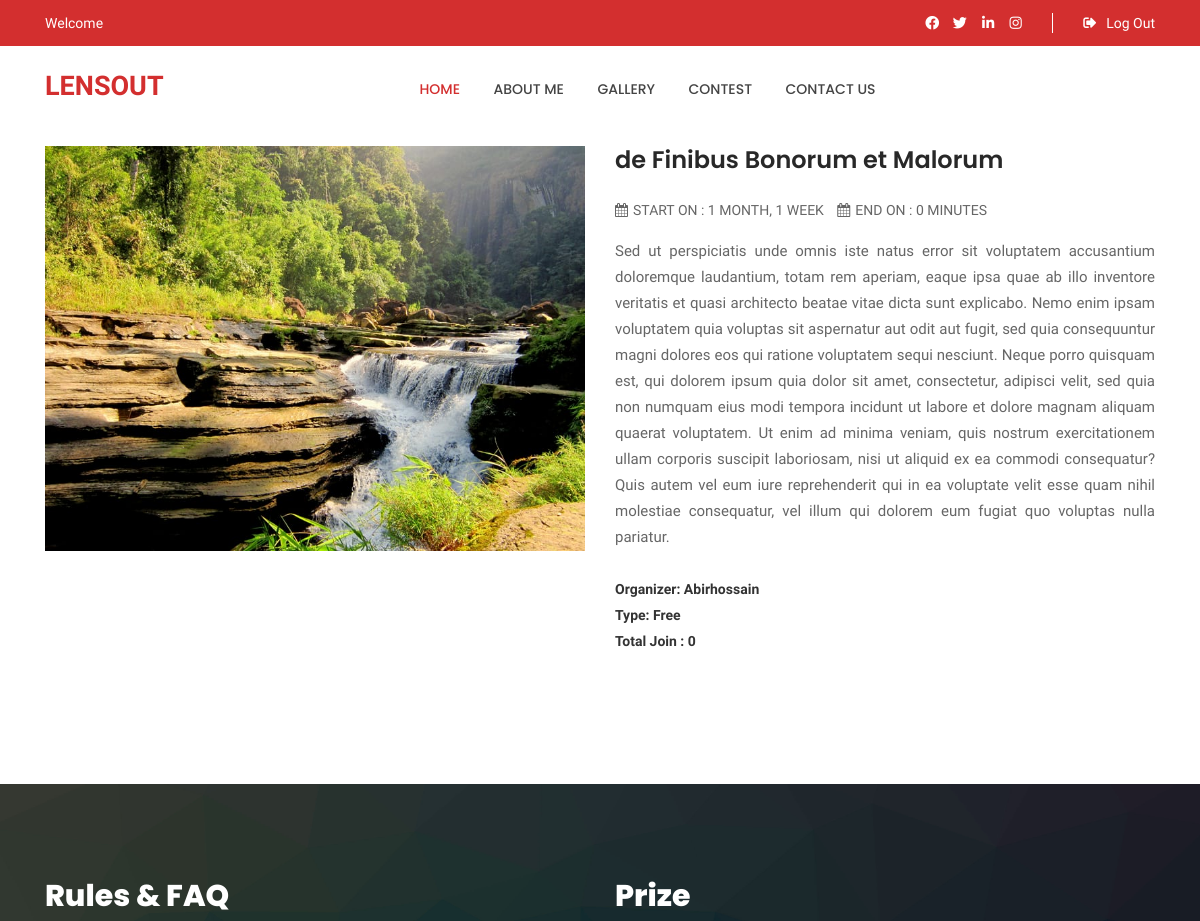
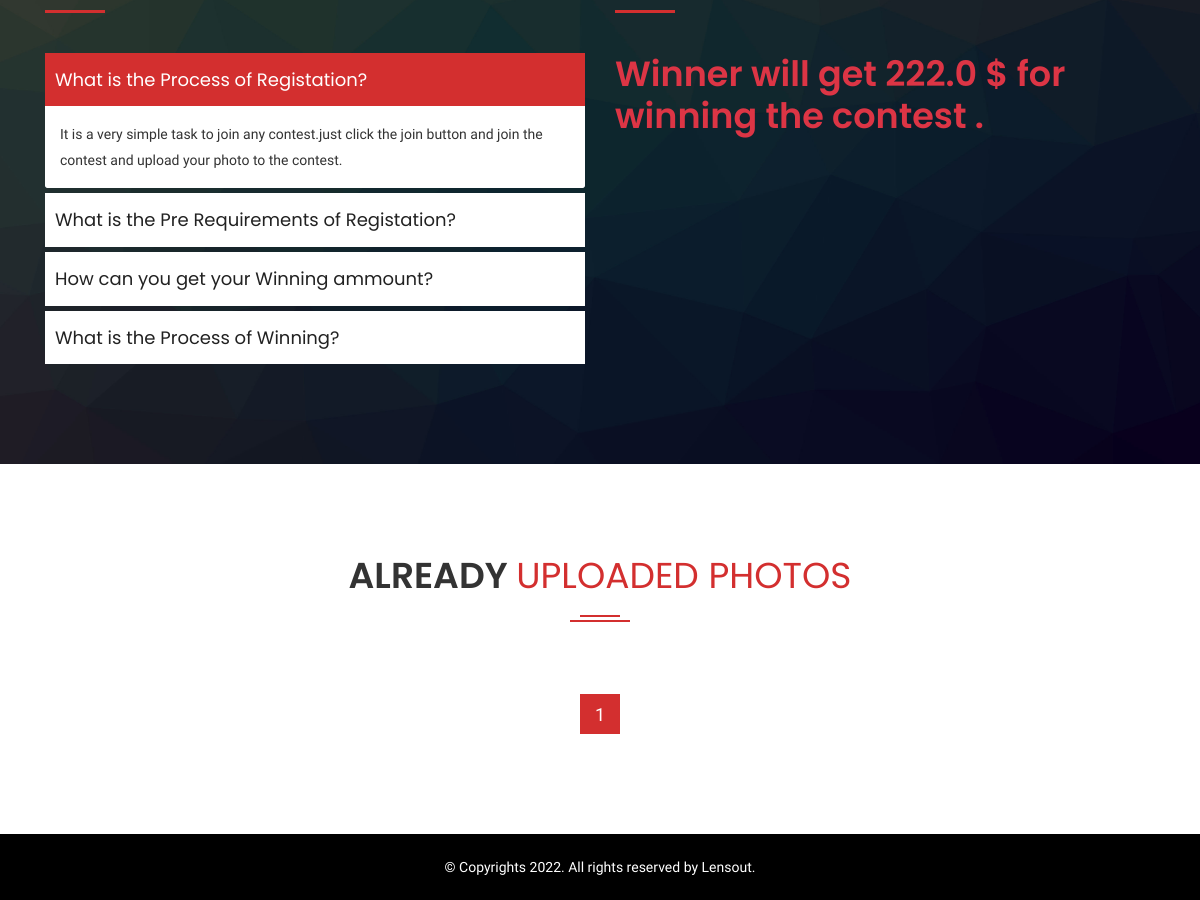
Page /accounts/view-contest/5 (signed in) on the earlier database version (2 pictures, top to bottom).
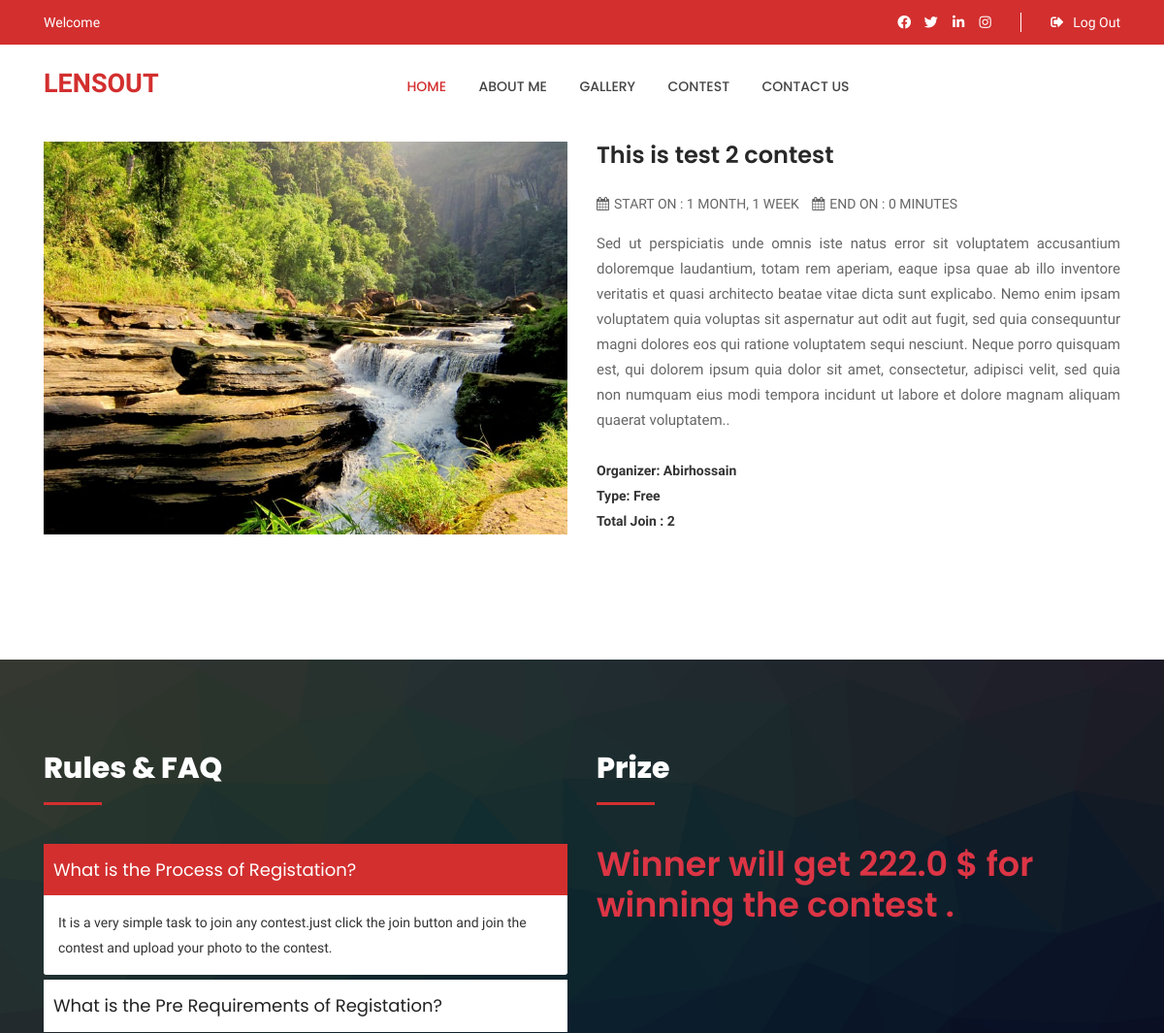
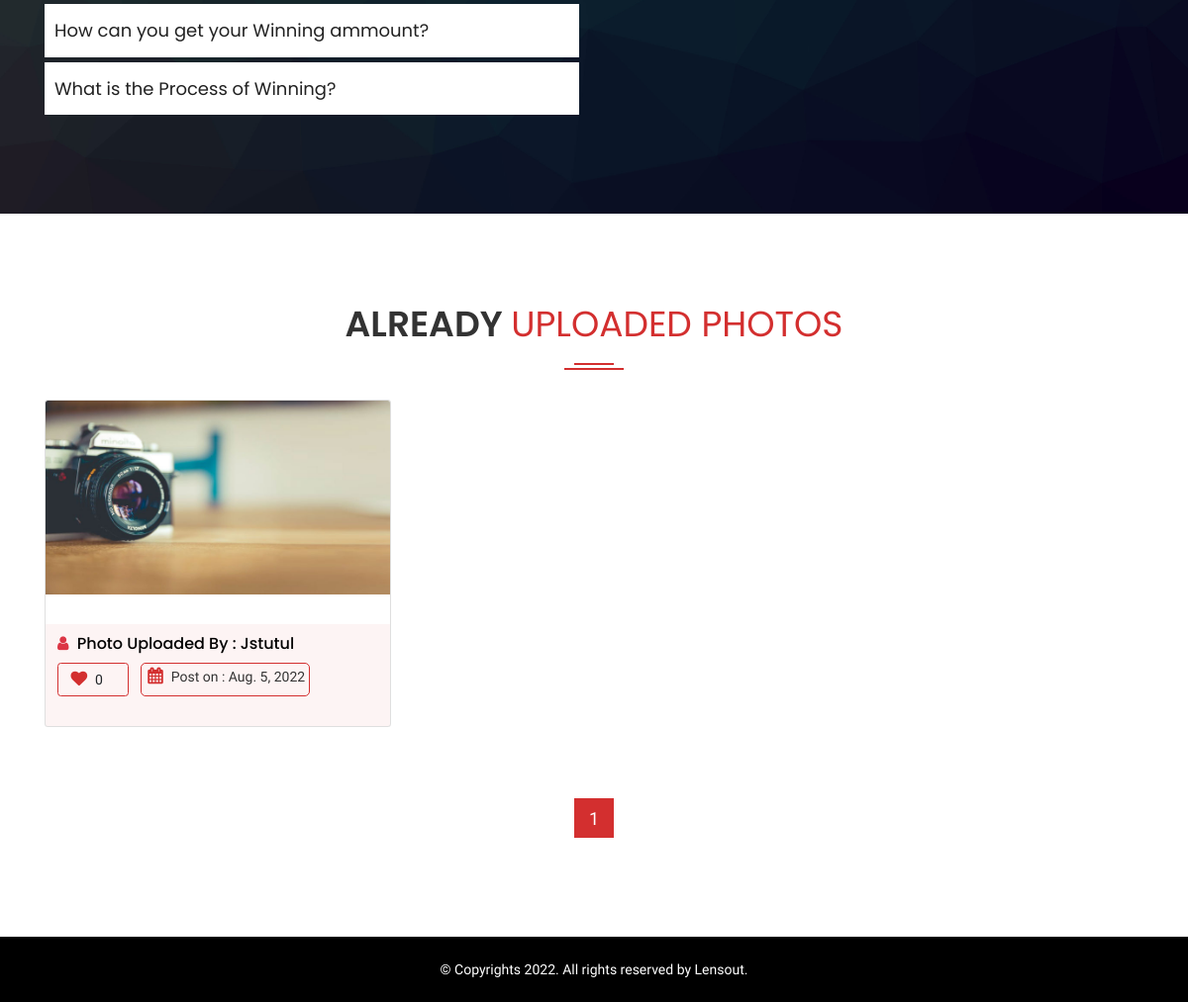
Same page on the later database version (2 pictures, top to bottom).
### users/models.py (models this page shows, shortened)
class Contest(models.Model):
    title = models.CharField(max_length=100, blank=False)
    type=models.CharField(choices=CONTEST_TYPE,max_length=20,blank=False)
    details = models.TextField(max_length=800, blank=False)
    post_by = models.ForeignKey(User, blank=False, on_delete=models.CASCADE)
    demo_pic = models.ImageField(upload_to="Contest/", blank=False, default="2.jpg")
    start_on = models.DateField(auto_now=False, auto_now_add=False)
    start_time = models.TimeField(auto_now=False, auto_now_add=False)
    end_on = models.DateField(auto_now=False, auto_now_add=False)
    end_time = models.TimeField(auto_now=False, auto_now_add=False)
    winner_ammount = models.FloatField(blank=False)
    joined = models.ManyToManyField(User, blank=True, related_name="joined")
    contest_attends = models.ManyToManyField(ContestMaterial, blank=True)
    winner = models.ManyToManyField(User, blank=True, related_name="winner")

class ContestMaterial(models.Model):
    author = models.ForeignKey(User, on_delete=models.CASCADE)
    photo = models.ImageField(upload_to="ContestMaterial/", blank=False)
    post_on = models.DateField(auto_now=True, auto_now_add=False)
    love = models.ManyToManyField(User, blank=True, related_name="love")

### users/views.py (the view)
# urls.py: path('view-contest/<int:id>',views.ViewContest,name="viewcontest"),
@login_required(login_url='login')
def ViewContest(request, id):
    contest = get_object_or_404(Contest, id=id)
    is_joined = False
    is_upload = False
    if contest.joined.filter(id=request.user.id).exists():
        is_joined = True
    for f in Contest.objects.filter(id=id):
        t = f.contest_attends.all()
    paginator = Paginator(t, 9)
    page = request.GET.get('page')
    t = paginator.get_page(page)
    is_view = False
    if contest.contest_attends.filter(author=request.user).exists():
        is_view = True
    if contest.contest_attends.filter(author=request.user).exists():
        is_upload = True
    is_win = False
    winner = contest.winner.all()
    win = ''
    for i in winner:
        win = i
    if winner:
        is_win = True
    context = {
        'contest': contest,
        'is_joined': is_joined,
        'contester': t,
        'is_view': is_view,
        'is_upload': is_upload,
        'winner': win,
        'is_win': is_win,
    }
    return render(request, 'single-contest1.html', context)

### templates/single-contest1.html (shortened to what the changed rows need)
{% extends 'base.html' %}
{% load static %}
{% block content %}
        <div class="home-about-photo-contest-area pt-100 pb-100">
            <div class="container">
                <div class="row full-photocontest-area">
					<div class="col-lg-6 col-md-12 col-sm-12 mb-md-30">
						<div class="single-section">
							<div class="section-img">
								<img src="{{contest.demo_pic.url}}" alt="single Images" />
							</div>
						</div>
					</div>
					<div class="col-lg-6 col-md-12 col-sm-12">
						<h3 class="headding-title">{{ contest.title }}</h3>
						<ul id="meta-text">
							<li class="date"><i class="fa fa-calendar"></i>Start on : {{ contest.start_on | timesince }}</li>
							<li class="date"><i class="fa fa-calendar" aria-hidden="true"></i>End On : {{ contest.end_on | timeuntil }}</li>
						</ul>
						<p class="des" style="text-align: justify;">{{ contest.details }}. </p>
						<div class="join-details">
							<p class="font-weight-bold">Organizer: {{ contest.post_by.username |capfirst }} </p>
							<p class="font-weight-bold">Type: {{ contest.type |capfirst }} </p>
							<p class="font-weight-bold">Total Join : {{ contest.joined.count }}</p>
						</div>
					</div>
				</div>
            </div>
        </div>
        <div class="home-faq-area">
            <div class="container">
                <div class="row">
                    <div class="col-lg-6 col-md-12 mb-md-30">
                        <div class="faq-area">
                            <h2>Rules & FAQ </h2>
                        </div>
                    </div>
                    <div class="col-lg-6 col-md-12">
                        <div class="faq-image-area">
                            <h2>Prize </h2>
                            <h1 class="text-danger">Winner will get {{ contest.winner_ammount }} $ for winning the contest .</h1>
                        </div>
                    </div>
                </div>
            </div>
        </div>
        <div class="others-photo-contester-area pt-90 pb-100">
            <div class="container">
                <div class="row">
                    <div class="col-lg-12 col-md-12 col-sm-12">
                        <div class="section-title">
                            <h2>Already <span>Uploaded Photos</span></h2>
                        </div>
                    </div>
                </div>
                <div class="row">
                    {% for c in contester %}
                         <div class="col-lg-4 col-md-6 col-sm-12 mb-30">
                        <div class="single-others-contester card">
                            <div class="images">
                                <img src="{{ c.photo.url }}" alt="">
                            </div>
                        <div style="background-color: #d32f2f0d!important;padding: 10px 12px;">
                            <div class="">
                                {% if c.author == winner %}
                                    <h3 class="text-warning"><i class="fa fa-trophy"> </i> Winner {{ c.author.username|capfirst }}</h3>
                                {% else %}
                                    <h3><i class="fa fa-user text-danger"> </i>&nbsp; Photo Uploaded By : {{ c.author.username|capfirst }}</h3>
                                {% endif %}
                            </div>
                            <div class="informations">
                                <ul id="photo-love" style="display: flex;">
                                    {% include 'users/love.html' %}
                                    <li style="border: 1px solid #d32f2f;border-radius: 5px;padding: 0px 4px;" class="float-right"><i class="fa fa-calendar"></i> Post on : {{ c.post_on }}</li>
                                </ul>
                            </div>
                        </div>
                        </div>
                    </div>
                    {% endfor %}
                </div>
            </div>
        </div>
{% endblock %}

### templates/users/love.html (shortened to what this page needs)
<div>
  <form method="post" action="{% url 'contestlove' %}" class="float-left">{% csrf_token %}
<button  class="btn btn-light" type="submit" name="love" id="love" value="{{ c.id }}" style="border: 1px solid #d32f2f;background: none;margin-right: 12px;">
    <li><i class="fa fa-heart"></i> {{c.love.count}}</li></button>
</form>
</div>

Differences in the rows shown:
changed Contest "1 MONTH, 1 WEEK": title "de Finibus Bonorum et Malorum" → "This is test 2 contest"; details "…magnam aliquam quaerat voluptatem. Ut enim ad minima veniam, quis nostrum exercitationem ullam corporis suscipit laboriosam, nisi ut aliquid ex ea commodi consequatur? Quis autem vel eum iure reprehenderit qui in ea voluptate velit esse quam nihil molestiae consequatur, vel illum qui dolorem eum fugiat quo voluptas nulla pariatur" → "…magnam aliquam quaerat voluptatem."; joined.count "0" → "2"
added ContestMaterial: photo (picture), author.username "Jstutul", love.count "0", post_on "Aug. 5, 2022"
